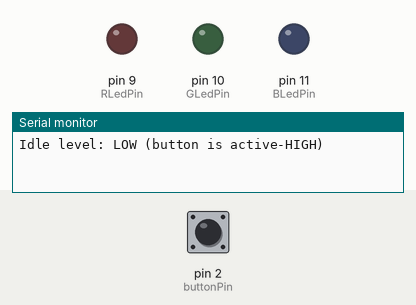
Simulated run of this sketch. Board: Arduino Uno, built with avr-gcc and run on an emulated ATmega328P. Parts: output pins drawn as LEDs (lit = HIGH), the last lines printed to the serial monitor. Dashed ring = blinking. The inputs (shaded band) are chosen by the test bench; at power-on: pin 2 (buttonPin) LOW.

Above: at 1.4 s.
1.5 s: pin 2 (buttonPin) pulled HIGH for 3.2 s
At 5.48 s:
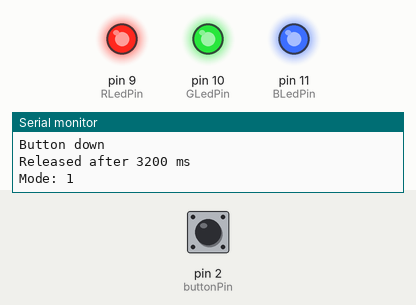
6.2 s: pin 2 (buttonPin) pulled HIGH for 0.15 s
9.3 s: pin 2 (buttonPin) pulled HIGH for 1 s
At 11.98 s:
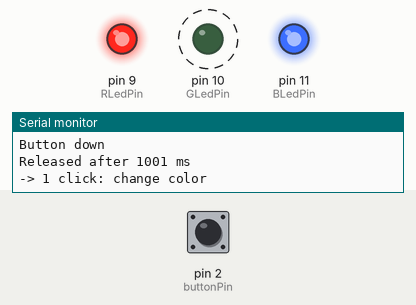
13.3 s: pin 2 (buttonPin) pulled HIGH for 0.15 s
At 15.1 s:
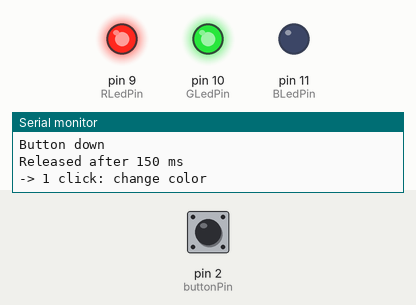
16.4 s: pin 2 (buttonPin) pulled HIGH for 0.15 s
At 17.98 s:
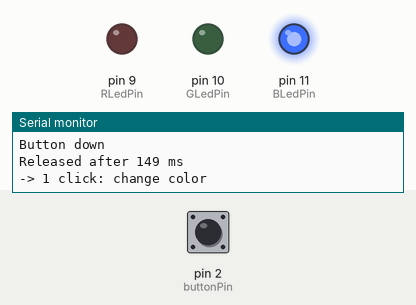
19.5 s: pin 2 (buttonPin) pulled HIGH for 3.2 s
Timing chart, 0 to 26.7 s (numbered marks = the images above; inputs shaded):
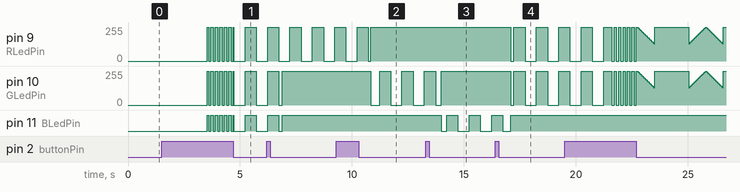

The sketch:

Lighstick_HW.ino
```cpp
// ================= Light Stick =================
// 1 click        : change color
// 2 clicks       : Rainbow mode (smooth color cycle)
// 3 clicks       : Rainbow Blink mode (secret mode)
// Hold 2s+, release : next mode  (LED blinks fast once 2s is reached)
// Keep holding to 5s : power ON/OFF (happens while still holding)

// ---------------- Pins ----------------
const int buttonPin = 2;
const int RLedPin = 9;
const int GLedPin = 10;
const int BLedPin = 11;

// Common pin on 3.3V -> common anode -> 0 = ON.
// If colors look inverted, or "off" looks like white, flip this to false.
const bool COMMON_ANODE = true;

// ---------------- Timing ----------------
const unsigned long debounceDelay  = 30;
const unsigned long modePressTime  = 2000;  // hold + release -> mode switch
const unsigned long powerPressTime = 5000;  // keep holding   -> power toggle
const unsigned long clickGap       = 500;   // max gap between clicks in a multi-click

// ---------------- Button state ----------------
int pressedLevel = HIGH;       // auto-detected in setup()
int lastReading = LOW;
unsigned long lastChange = 0;
bool btnDown = false;
bool powerHandled = false;     // power already toggled during this press
unsigned long pressStart = 0;

int clickCount = 0;            // clicks collected so far
unsigned long lastClickTime = 0;

// ---------------- Power ----------------
bool isPowerOn = true;

// ---------------- Modes ----------------
// 0 Constant, 1 Blink, 2 Breathing, 3 Rainbow, 4 Rainbow Blink (secret)
int currentMode = 0;

unsigned long blinkTimer = 0;
const unsigned long blinkInterval = 500;
bool blinkOn = true;

int fadeValue = 0;
int fadeDirection = 5;
unsigned long fadeTimer = 0;
const unsigned long fadeInterval = 30;

// Rainbow: hue wheel 0..1535 (6 segments of 256)
int rainbowHue = 0;
unsigned long rainbowTimer = 0;
const unsigned long rainbowInterval = 20;
const unsigned long rainbowBlinkInterval = 200;

// ---------------- Colors ----------------
int lightNum = 0;
int RLightColor = 255, GLightColor = 255, BLightColor = 255;
int RCurrentColor = 0, GCurrentColor = 0, BCurrentColor = 0;

void setup()
{
    pinMode(buttonPin, INPUT);
    pinMode(RLedPin, OUTPUT);
    pinMode(GLedPin, OUTPUT);
    pinMode(BLedPin, OUTPUT);
    Serial.begin(9600);

    // Detect which level means "pressed": whatever the idle level is,
    // the opposite is a press. Don't touch the button during startup.
    delay(200);
    int idleLevel = digitalRead(buttonPin);
    pressedLevel = (idleLevel == HIGH) ? LOW : HIGH;
    lastReading = idleLevel;

    Serial.print("Idle level: ");
    Serial.println(idleLevel == HIGH ? "HIGH (button is active-LOW)" : "LOW (button is active-HIGH)");
}

void loop()
{
    checkButton();
    handlePendingClick();
    updateLEDColor();
    applyHoldFeedback();
    setRGBLEDColor(RCurrentColor, GCurrentColor, BCurrentColor);
}

// ---------------- Button ----------------
void checkButton()
{
    int reading = digitalRead(buttonPin);

    if (reading != lastReading) {
        lastChange = millis();
        lastReading = reading;
    }

    if ((millis() - lastChange) > debounceDelay) {
        if (reading == pressedLevel && !btnDown) {
            btnDown = true;
            powerHandled = false;
            pressStart = millis();
            Serial.println("Button down");
        }
        else if (reading != pressedLevel && btnDown) {
            btnDown = false;
            onRelease(millis() - pressStart);
        }
    }

    // Still holding: toggle power the moment 5 s is reached
    if (btnDown && !powerHandled && (millis() - pressStart) >= powerPressTime) {
        powerHandled = true;
        clickCount = 0;
        isPowerOn = !isPowerOn;
        Serial.println(isPowerOn ? "-> POWER ON" : "-> POWER OFF");
    }
}

void onRelease(unsigned long duration)
{
    Serial.print("Released after ");
    Serial.print(duration);
    Serial.println(" ms");

    if (powerHandled) return;     // this press was the power toggle
    if (!isPowerOn) return;       // everything else is ignored while off

    if (duration >= modePressTime) {   // long press -> next mode
        clickCount = 0;
        changeMode();
        return;
    }

    // Short click: count it
    clickCount++;
    lastClickTime = millis();
    if (clickCount >= 3) runClicks();  // triple click fires immediately
}

// Fires after the click window closes (1 or 2 clicks)
void handlePendingClick()
{
    if (clickCount > 0 && (millis() - lastClickTime) >= clickGap) {
        runClicks();
    }
}

void runClicks()
{
    if (clickCount == 1) {
        Serial.println("-> 1 click: change color");
        changeLEDColor();
    } else if (clickCount == 2) {
        Serial.println("-> 2 clicks: Rainbow");
        setMode(3);
    } else {
        Serial.println("-> 3 clicks: Rainbow Blink");
        setMode(4);
    }
    clickCount = 0;
}

// While holding past 2 s, blink fast so you can see the hold registered.
// Release now = next mode. Keep holding = power toggle at 5 s.
void applyHoldFeedback()
{
    if (btnDown && !powerHandled && (millis() - pressStart) >= modePressTime) {
        if (((millis() / 100) % 2) == 0) {
            RCurrentColor = RLightColor;
            GCurrentColor = GLightColor;
            BCurrentColor = BLightColor;
        } else {
            RCurrentColor = GCurrentColor = BCurrentColor = 0;
        }
    }
}

// ---------------- Modes ----------------
void changeMode()
{
    // 0 -> 1 -> 2 -> 3 -> 0 ; secret mode 4 goes back to 0
    setMode(currentMode >= 3 ? 0 : currentMode + 1);
}

void setMode(int mode)
{
    currentMode = mode;
    if (currentMode == 1) { blinkTimer = millis(); blinkOn = true; }
    if (currentMode == 2) { fadeValue = 0; fadeDirection = 5; fadeTimer = millis(); }
    if (currentMode == 3 || currentMode == 4) {
        rainbowHue = 0;
        rainbowTimer = millis();
        blinkTimer = millis();
        blinkOn = true;
    }
    Serial.print("Mode: ");
    Serial.println(currentMode);
}

// Full-brightness hue wheel: one channel is always 255, so no dark spots
void hueToRGB(int h, int &r, int &g, int &b)
{
    int seg = h / 256;
    int x = h % 256;
    switch (seg) {
        case 0:  r = 255;     g = x;       b = 0;       break;
        case 1:  r = 255 - x; g = 255;     b = 0;       break;
        case 2:  r = 0;       g = 255;     b = x;       break;
        case 3:  r = 0;       g = 255 - x; b = 255;     break;
        case 4:  r = x;       g = 0;       b = 255;     break;
        default: r = 255;     g = 0;       b = 255 - x; break;
    }
}

void updateLEDColor()
{
    if (!isPowerOn) {
        RCurrentColor = GCurrentColor = BCurrentColor = 0;
        return;
    }

    unsigned long now = millis();

    if (currentMode == 0) {
        RCurrentColor = RLightColor;
        GCurrentColor = GLightColor;
        BCurrentColor = BLightColor;
    }
    else if (currentMode == 1) {
        if (now - blinkTimer >= blinkInterval) {
            blinkOn = !blinkOn;
            blinkTimer = now;
        }
        RCurrentColor = blinkOn ? RLightColor : 0;
        GCurrentColor = blinkOn ? GLightColor : 0;
        BCurrentColor = blinkOn ? BLightColor : 0;
    }
    else if (currentMode == 2) {
        if (now - fadeTimer >= fadeInterval) {
            fadeTimer = now;
            fadeValue += fadeDirection;
            if (fadeValue >= 255) { fadeValue = 255; fadeDirection = -fadeDirection; }
            if (fadeValue <= 0)   { fadeValue = 0;   fadeDirection = -fadeDirection; }
        }
        RCurrentColor = (RLightColor * fadeValue) / 255;
        GCurrentColor = (GLightColor * fadeValue) / 255;
        BCurrentColor = (BLightColor * fadeValue) / 255;
    }
    else if (currentMode == 3) {
        // Smooth rainbow, never dark
        if (now - rainbowTimer >= rainbowInterval) {
            rainbowTimer = now;
            rainbowHue = (rainbowHue + 6) % 1536;
        }
        hueToRGB(rainbowHue, RCurrentColor, GCurrentColor, BCurrentColor);
    }
    else if (currentMode == 4) {
        // Rainbow Blink: hue cycles faster and the light blinks
        if (now - rainbowTimer >= rainbowInterval) {
            rainbowTimer = now;
            rainbowHue = (rainbowHue + 12) % 1536;
        }
        if (now - blinkTimer >= rainbowBlinkInterval) {
            blinkOn = !blinkOn;
            blinkTimer = now;
        }
        if (blinkOn) {
            hueToRGB(rainbowHue, RCurrentColor, GCurrentColor, BCurrentColor);
        } else {
            RCurrentColor = GCurrentColor = BCurrentColor = 0;
        }
    }
}

void changeLEDColor()
{
    lightNum = (lightNum + 1) % 5;
    switch (lightNum) {
        case 0: RLightColor = 255; GLightColor = 255; BLightColor = 255; break; // white
        case 1: RLightColor = 255; GLightColor = 0;   BLightColor = 0;   break; // red
        case 2: RLightColor = 0;   GLightColor = 255; BLightColor = 0;   break; // green
        case 3: RLightColor = 0;   GLightColor = 0;   BLightColor = 255; break; // blue
        case 4: RLightColor = 255; GLightColor = 255; BLightColor = 0;   break; // yellow
    }
}

// Handles common-anode inversion in one place
void setRGBLEDColor(int r, int g, int b)
{
    if (COMMON_ANODE) {
        r = 255 - r;
        g = 255 - g;
        b = 255 - b;
    }
    analogWrite(RLedPin, r);
    analogWrite(GLedPin, g);
    analogWrite(BLedPin, b);
}
```

Measured:
- after the input at 1.5 s, pin 9 (RLedPin), pin 10 (GLedPin): goes 6 × (255/255 0.07 s, 0/255 0.10 s), 255/255 0.03 s, 0/255 0.50 s, 255/255 0.50 s, then 0/255, starting after 2.0 s; pin 11 (BLedPin): goes 6 × (HIGH 0.07 s, LOW 0.10 s), HIGH 0.03 s, LOW 0.50 s, HIGH 0.50 s, then LOW, starting after 2.0 s
- after the input at 9.3 s, pin 10 (GLedPin): alternates 255/255 for 0.50 s and 0/255 for 0.50 s, starting after 1.5 s
- after the input at 13.3 s, pin 11 (BLedPin): HIGH → LOW after 0.68 s, then repeats every 1.0 s: HIGH 0.50 s, LOW 0.50 s
- after the input at 16.4 s, pin 9 (RLedPin), pin 10 (GLedPin): 255/255 → 0/255 after 0.68 s, then repeats every 1.0 s: 255/255 0.50 s, 0/255 0.50 s
